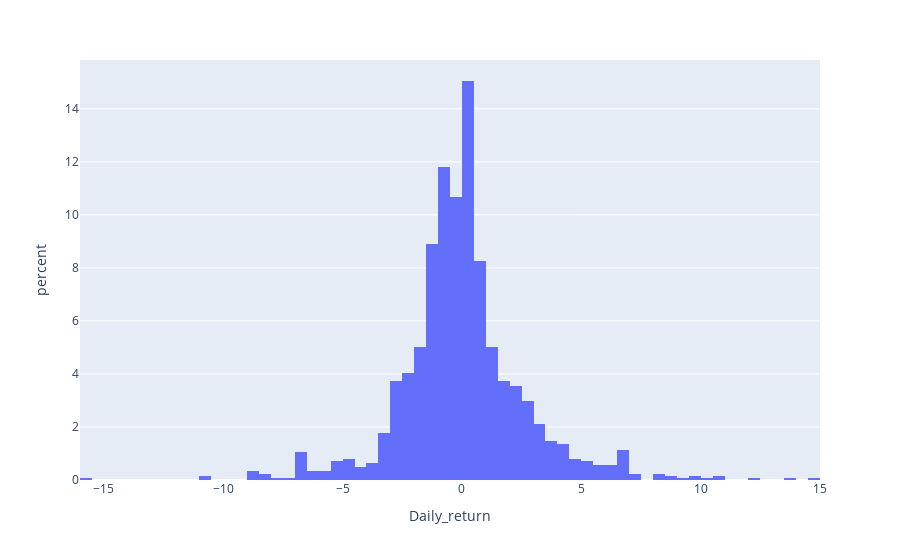

The cell this chart's notebook holds for it:
### Code cell
fig = go.Figure()
px.histogram(df, x="Daily_return",histnorm='percent')
#ff.create_distplot(df, group_labels)

### Figure 1 — Plotly figure (JSON) as saved in the notebook; plotly's stock layout.template omitted (floating-point values rounded to 4 significant figures; data arrays with more than 128 entries replaced by an {"elided": "..."} marker saying what was removed)
{"data": [{"alignmentgroup": "True", "bingroup": "x", "histnorm": "percent", "hovertemplate": "Daily_return=%{x}<br>percent=%{y}<extra></extra>", "legendgroup": "", "marker": {"color": "#636efa", "pattern": {"shape": ""}}, "name": "", "offsetgroup": "", "orientation": "v", "showlegend": false, "type": "histogram", "x": {"elided": "1236 float values"}, "xaxis": "x", "yaxis": "y"}], "layout": {"barmode": "relative", "legend": {"tracegroupgap": 0}, "margin": {"t": 60}, "xaxis": {"anchor": "y", "domain": [0, 1], "title": {"text": "Daily_return"}}, "yaxis": {"anchor": "x", "domain": [0, 1], "title": {"text": "percent"}}}}
